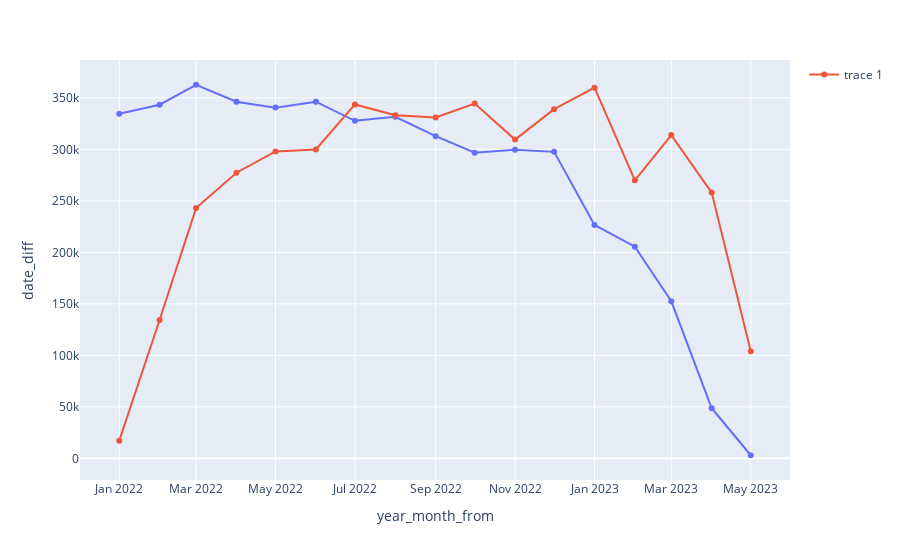

The cell this chart's notebook holds for it:
### Markdown cell above
## Обрабатываем данные и рисуем линейный график частоты миганий в разрезе по периодам. Смотрим период с 2022-01-01

### Code cell
df_1['valid_from_dt'] = pd.to_datetime(df_1["valid_from_dt"])
df_1['valid_to_dt'] = pd.to_datetime(df_1["valid_to_dt"])
df_1['year_month_from'] = df_1['valid_from_dt'].dt.strftime('%Y-%m')
df_1['year_month_to'] = df_1['valid_to_dt'].dt.strftime('%Y-%m')

for_chart_all = df_1.query("first_date_by_product_client < '2021-12-31'")

for_chart_date_from = for_chart_all.groupby(['year_month_from'], as_index=False)['date_diff'].count()
for_chart_date_to = for_chart_all.groupby(['year_month_to'], as_index=False)['date_diff'].count()

fig_1_1 = px.line(for_chart_date_from, x="year_month_from", y="date_diff", markers=True)
fig_1_1.add_scatter(x=for_chart_date_to['year_month_to'], y=for_chart_date_to['date_diff'])
fig_1_1.show()

### Figure 1 — Plotly figure (JSON) as saved in the notebook; plotly's stock layout.template omitted (floating-point values rounded to 4 significant figures)
{"data": [{"hovertemplate": "year_month_from=%{x}<br>date_diff=%{y}<extra></extra>", "legendgroup": "", "line": {"color": "#636efa", "dash": "solid"}, "marker": {"symbol": "circle"}, "mode": "markers+lines", "name": "", "orientation": "v", "showlegend": false, "type": "scatter", "x": ["2022-01", "2022-02", "2022-03", "2022-04", "2022-05", "2022-06", "2022-07", "2022-08", "2022-09", "2022-10", "2022-11", "2022-12", "2023-01", "2023-02", "2023-03", "2023-04", "2023-05"], "xaxis": "x", "y": [334516, 343325, 362702, 346213, 340501, 346260, 327674, 331527, 312799, 296796, 299667, 297544, 226614, 205449, 152452, 48621, 3001], "yaxis": "y"}, {"type": "scatter", "x": ["2022-01", "2022-02", "2022-03", "2022-04", "2022-05", "2022-06", "2022-07", "2022-08", "2022-09", "2022-10", "2022-11", "2022-12", "2023-01", "2023-02", "2023-03", "2023-04", "2023-05"], "y": [17158, 134282, 242974, 277287, 297928, 299833, 343608, 333140, 330931, 344477, 309470, 338960, 359883, 269936, 313805, 258032, 103957]}], "layout": {"legend": {"tracegroupgap": 0}, "margin": {"t": 60}, "xaxis": {"anchor": "y", "domain": [0, 1], "title": {"text": "year_month_from"}}, "yaxis": {"anchor": "x", "domain": [0, 1], "title": {"text": "date_diff"}}}}
